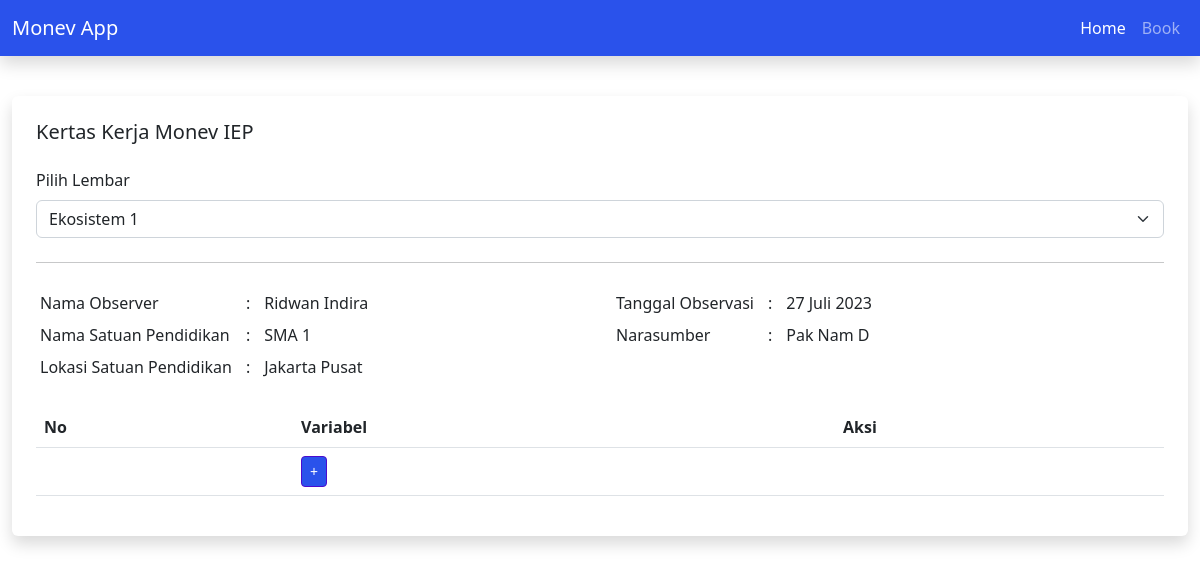
The page / on the database its author committed.
### tables this page shows
CREATE TABLE `book` (
  `id_book` int(11) NOT NULL,
  `nama_buku` varchar(100) NOT NULL DEFAULT '0',
  `nama_observer` varchar(100) NOT NULL DEFAULT '0',
  `satuan_pendidikan` varchar(200) NOT NULL DEFAULT '0',
  `lokasi` varchar(200) NOT NULL DEFAULT '0',
  `tanggal` date NOT NULL,
  `narasumber` varchar(100) NOT NULL DEFAULT '',
  `created_at` datetime DEFAULT NULL,
  `updated_at` datetime DEFAULT NULL
);

### function/query.php (called while the page is built, shortened)
<?php
function query_select($table, $role = [])
{
  global $conn;
  $sql = "SELECT * FROM $table";
  if (isset($role['where'])) {
    $sql .= " WHERE " . $role['where'];
  }
  $result = mysqli_query($conn, $sql);
  $rows = [];
  while ($row = mysqli_fetch_assoc($result)) {
    $rows[] = $row;
  }
  return $rows;
}

### function/helper.php (called while the page is built, shortened)
<?php
function get(string $name)
{
  if (isset($_GET[$name]) && $_GET[$name] != '') {
    return htmlspecialchars($_GET[$name]);
  } else {
    return false;
  }
}

### function/date.php (called while the page is built)
<?php
function getListBulan()
{
  return [
    "01" => "Januari",
    "02" => "Februari",
    "03" => "Maret",
    "04" => "April",
    "05" => "Mei",
    "06" => "Juni",
    "07" => "Juli",
    "08" => "Agustus",
    "09" => "September",
    "10" => "Oktober",
    "11" => "November",
    "12" => "Desember",
  ];
}
function getBulanName($month)
{
  $months = getListBulan();
  return $months[$month];
}
function dateToString($date)
{
  $d = explode('-', $date);
  return $d[2] . " " . getBulanName($d[1]) . " " . $d[0];
}

### index.php (the view, shortened to what this page needs)
<?php
$data = query_select('book');
$id_book = get('id') ? get('id') : $data[0]['id_book'] ;
$lembar = query_select('book', ['where' => "id_book = '$id_book'"])[0];
?>
<!doctype html>
  <html lang="en">
  <body>
    <div class="container-fluid mt-5 pt-5">
      <div class="card shadow border-0">
        <div class="card-body p-4">
          <h5 class="mb-4">Kertas Kerja Monev IEP</h5>
        <label for="" class="form-label">Pilih Lembar</label>
        <select class="form-select mb-4" aria-label="Default select example" onchange="handleSelectLembar(this)">
          <?php foreach ($data as $item): ?>
            <option value="<?= $item['id_book'] ?>" <?= $item['id_book'] == $id_book ? "selected" : "" ?> > <?= $item['nama_buku'] ?> </option>
          <?php endforeach ?>
        </select>
        <hr class="mt-4 mb-4">
        <div class="row">
          <div class="col-md-6">
            <table border="0" class="biodata">
              <tr>
                <td>Nama Observer</td>
                <td>:</td>
                <td><?= $lembar['nama_observer']  ?></td>
              </tr>
              <tr>
                <td>Nama Satuan Pendidikan</td>
                <td>:</td>
                <td><?= $lembar['satuan_pendidikan']  ?></td>
              </tr>
              <tr>
                <td>Lokasi Satuan Pendidikan</td>
                <td>:</td>
                <td><?= $lembar['lokasi']  ?></td>
              </tr>
            </table>
          </div>
          <div class="col-md-6">
            <table border="0" class="biodata">
              <tr>
                <td>Tanggal Observasi</td>
                <td>:</td>
                <td><?= dateToString( $lembar['tanggal'] ) ?></td>
              </tr>
              <tr>
                <td>Narasumber</td>
                <td>:</td>
                <td><?= $lembar['narasumber']  ?></td>
              </tr>
            </table>
          </div>
        </div>
        <table class="table mt-4">
          <thead>
            <tr>
              <th scope="col">No</th>
              <th scope="col">Variabel</th>
              <th scope="col">Aksi</th>
            </tr>
          </thead>
          <tbody class="data">
            <tr>
              <td></td>
              <td colspan="5">
                <button type="button" class="btn btn-primary btn-sm" data-bs-toggle="modal" data-bs-target="#tambahVariabel">+</button>
              </td>
            </tr>
          </tbody>
        </table>
      </div>
    </div>
  </div>
</body>
</html>

### partials/head.php (style rules this page uses)
.btn-primary { background-color: #2A52EB !important; border-color: #4c0bce !important; }

### index.php (style rules this page uses)
table.biodata td { padding: 4px; padding-right: 10px; }

### rows shown on the page
book: nama_observer "Ridwan Indira", satuan_pendidikan "SMA 1", lokasi "Jakarta Pusat", tanggal "27 Juli 2023", narasumber "Pak Nam D"

### other values the page prints
form field value "Ekosistem 1"
